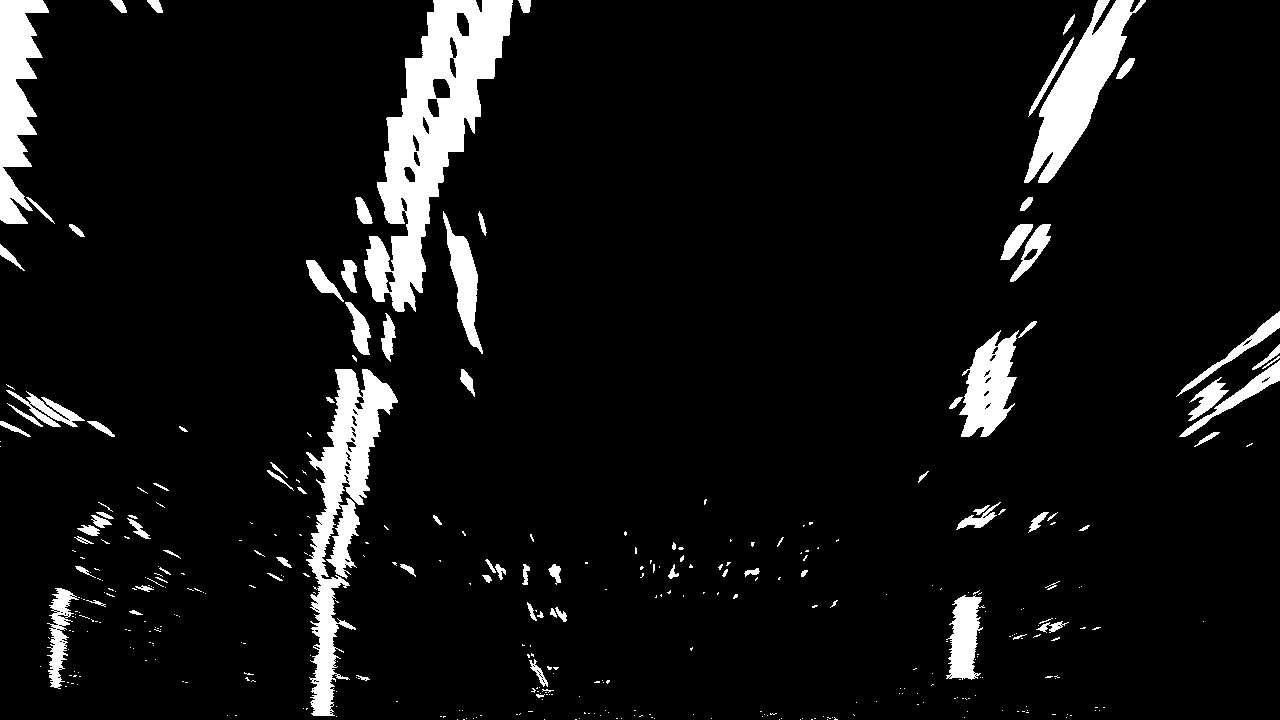
#> input picture step1/lesson8/review/warped_example.jpg, 1280 x 720 px
$ jupyter execute --allow-errors ex2_sliding_windows_and_fit_polynomial.ipynb   (older library calls are emulated)
#> lines starting #> are read from the running program, lines starting #| are printed output that depends on the picture; after the words box and inside, x2 and y2 are one past the last pixel; in counts of white or black regions, pixels touching at a corner belong together
# 滑窗和多边形拟合

在亮度直方图中，选取两个最高峰，作为车道线的起点，然后使用滑动窗口来确定车道线位置

### step1:就是将直方图分为两部分，每部分一条车道线

[cell 1]
import numpy as np
import cv2
import matplotlib.pyplot as plt

#> (the rest of this cell did not finish here and is left out)

#> (a cell that did not finish here is left out)

#> (a cell that did not finish here is left out)

### step2: 设置滑窗，窗口参数

[cell 4]
# HYPERPARAMETERS
# Choose the number of sliding windows
nwindows = 9
# Set the width of the windows +/- margin
#窗口宽度
margin = 100
# Set minimum number of pixels found to recenter window
#落入窗口的像素个数
minpix = 50

# Set height of windows - based on nwindows above and image shape
#> (the rest of this cell did not finish here and is left out)

#### 设置窗口步骤：
1.遍历所有窗口nwindows；

2.找到当前窗口的边界(由leftx_current,rightx_current，margin确定)；

3.用cv2.rectangle()画图；

4.现在知道窗口边界，由nonzerox，nonzeroy确定有多少像素落入窗口中；

5.left_lane_inds and right_lane_inds;

6.if step4中的像素超过hyperparameter minpix，重新定位窗口位置(基于所有像素的中位数)

## Fit a polynomial

#> (a cell that did not finish here is left out)

### Visualization

#> (a cell that did not finish here is left out)

[cell 7]
import numpy as np
import matplotlib.image as mpimg
import matplotlib.pyplot as plt
import cv2

# Load our image
binary_warped = mpimg.imread('warped_example.jpg')
#> binary_warped is the input picture: shape (720, 1280); min 0, max 255, mean 18.5

[cell 8]
def find_lane_pixels(binary_warped):
    # Take a histogram of the bottom half of the image
    histogram = np.sum(binary_warped[binary_warped.shape[0]//2:,:], axis=0)
#> histogram = 1280 values, max 62445 at index 327, min 0 at index 208, mean 5170.2
    # Create an output image to draw on and visualize the result
    out_img = np.dstack((binary_warped, binary_warped, binary_warped))

    #step2.找到当前窗口的边界(由leftx_current,rightx_current，margin确定)；
    # Find the peak of the left and right halves of the histogram
    # These will be the starting point for the left and right lines
    midpoint = np.int(histogram.shape[0]//2)
#> midpoint = 640
    leftx_base = np.argmax(histogram[:midpoint])
#> leftx_base = 327
    rightx_base = np.argmax(histogram[midpoint:]) + midpoint
#> rightx_base = 971


    # HYPERPARAMETERS
    # Choose the number of sliding windows
    nwindows = 9
    # Set the width of the windows +/- margin
    margin = 100
    # Set minimum number of pixels found to recenter window
    minpix = 50

    # Set height of windows - based on nwindows above and image shape
    window_height = np.int(binary_warped.shape[0]//nwindows)
#> window_height = 80
    # Identify the x and y positions of all nonzero pixels in the image
    # 标定图像中所有非零的点坐标
    nonzero = binary_warped.nonzero()
#> nonzero = 89486 positions, rows 0 to 719, columns 0 to 1279
    nonzeroy = np.array(nonzero[0])
    nonzerox = np.array(nonzero[1])
    # Current positions to be updated later for each window in nwindows
    leftx_current = leftx_base
#> leftx_current = 327
    rightx_current = rightx_base
#> rightx_current = 971

    # Create empty lists to receive left and right lane pixel indices
    left_lane_inds = []
    right_lane_inds = []

    # Step through the windows one by one
    for window in range(nwindows):
        #step1:确定当前窗口边界
        # Identify window boundaries in x and y (and right and left)
        win_y_low = binary_warped.shape[0] - (window+1)*window_height
        win_y_high = binary_warped.shape[0] - window*window_height
        win_xleft_low = leftx_current - margin
        win_xleft_high = leftx_current + margin
        win_xright_low = rightx_current - margin
        win_xright_high = rightx_current + margin

        #step2:画框
        # Draw the windows on the visualization image
        cv2.rectangle(out_img,(win_xleft_low,win_y_low),
        (win_xleft_high,win_y_high),(0,255,0), 2)
        cv2.rectangle(out_img,(win_xright_low,win_y_low),
        (win_xright_high,win_y_high),(0,255,0), 2)


        #step3:统计落入框内点数
        # Identify the nonzero pixels in x and y within the window #
        good_left_inds = ((nonzeroy >= win_y_low) & (nonzeroy < win_y_high) &
        (nonzerox >= win_xleft_low) &  (nonzerox < win_xleft_high)).nonzero()[0]
        good_right_inds = ((nonzeroy >= win_y_low) & (nonzeroy < win_y_high) &
        (nonzerox >= win_xright_low) &  (nonzerox < win_xright_high)).nonzero()[0]

        # Append these indices to the lists
        left_lane_inds.append(good_left_inds)
        right_lane_inds.append(good_right_inds)

        # step5:框内点数超过minpix,更新框位置(取lane line像素点平均值作为新的x_current坐标)
        # If you found > minpix pixels, recenter next window on their mean position
        if len(good_left_inds) > minpix:
            leftx_current = np.int(np.mean(nonzerox[good_left_inds]))
        if len(good_right_inds) > minpix:
            rightx_current = np.int(np.mean(nonzerox[good_right_inds]))
#> this loop made 9 passes
#> (win_xleft_low, win_xleft_high, win_xright_low, win_xright_high, leftx_current, rightx_current) on passes 1 to 9: (227, 427, 871, 1071, 319, 968), (219, 419, 868, 1068, 327, 989), (227, 427, 889, 1089, 329, 1002), (229, 429, 902, 1102, 344, 977), (244, 444, 877, 1077, 366, 992), (266, 466, 892, 1092, 391, 1021), (291, 491, 921, 1121, 411, 1036), (311, 511, 936, 1136, 432, 1063), (332, 532, 963, 1163, 462, 1097)
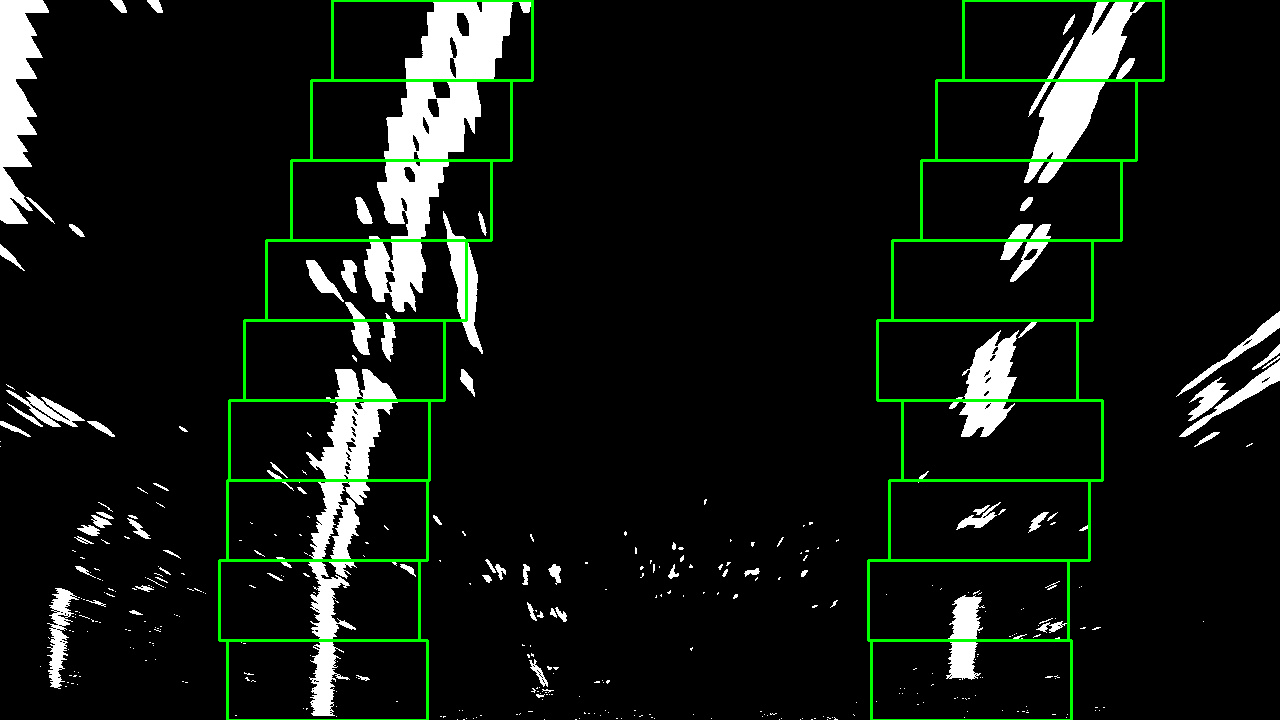
#> out_img: shape (720, 1280, 3); 2.18% of pixels changed, all inside (x1, y1, x2, y2) = (218, 0, 1165, 720); drawn as R, G, B
#> after the loop, left_lane_inds = 9 items; right_lane_inds = 9 items

    # Concatenate the arrays of indices (previously was a list of lists of pixels)
    try:
        left_lane_inds = np.concatenate(left_lane_inds)
        right_lane_inds = np.concatenate(right_lane_inds)
    except ValueError:
        # Avoids an error if the above is not implemented fully
        pass

    # Extract left and right line pixel positions
    leftx = nonzerox[left_lane_inds]
    lefty = nonzeroy[left_lane_inds]
    rightx = nonzerox[right_lane_inds]
    righty = nonzeroy[right_lane_inds]

    return leftx, lefty, rightx, righty, out_img

[cell 9]
def fit_polynomial(binary_warped):
    # Find our lane pixels first
    leftx, lefty, rightx, righty, out_img = find_lane_pixels(binary_warped)

    # Fit a second order polynomial to each using `np.polyfit`
    left_fit = np.polyfit(lefty, leftx, 2)
#> left_fit = [0.000223, -0.391, 478.1]
    right_fit = np.polyfit(righty, rightx, 2)
#> right_fit = [0.00042, -0.48, 1115.2]

    # Generate x and y values for plotting
    ploty = np.linspace(0, binary_warped.shape[0]-1, binary_warped.shape[0] )
#> ploty = 720 values from 0 to 719
    try:
        left_fitx = left_fit[0]*ploty**2 + left_fit[1]*ploty + left_fit[2]
#> left_fitx = 720 values, max 478.1 at index 0, min 312.5 at index 719, mean 376.1
        right_fitx = right_fit[0]*ploty**2 + right_fit[1]*ploty + right_fit[2]
#> right_fitx = 720 values, max 1115.2 at index 0, min 978.2 at index 571, mean 1015.2
    except TypeError:
        # Avoids an error if `left` and `right_fit` are still none or incorrect
        print('The function failed to fit a line!')
        left_fitx = 1*ploty**2 + 1*ploty
        right_fitx = 1*ploty**2 + 1*ploty

    ## Visualization ##
    # Colors in the left and right lane regions
    out_img[lefty, leftx] = [255, 0, 0]
    out_img[righty, rightx] = [0, 0, 255]
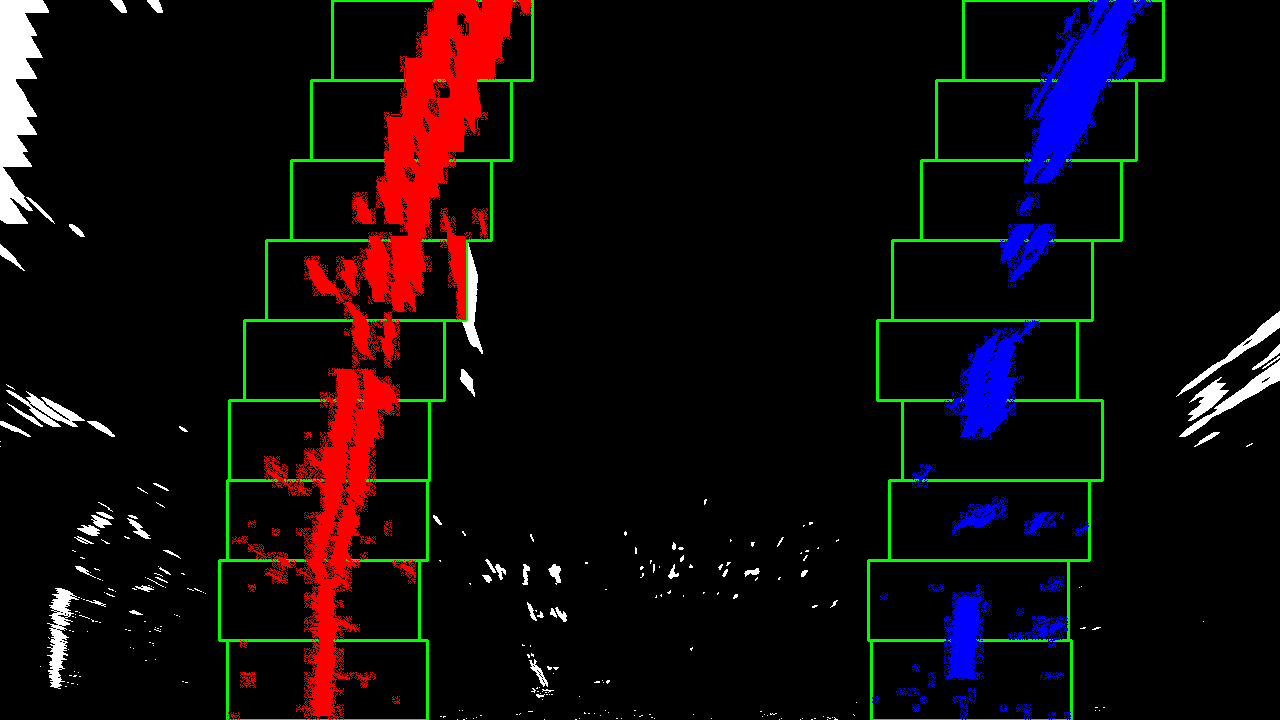
#> out_img: shape (720, 1280, 3); mean of channels 0, 1, 2 15.8, 9.5, 10.6; drawn as R, G, B

    # Plots the left and right polynomials on the lane lines
    plt.plot(left_fitx, ploty, color='red')
    plt.plot(right_fitx, ploty, color='yellow')

    return out_img

[cell 10]
out_img = fit_polynomial(binary_warped)
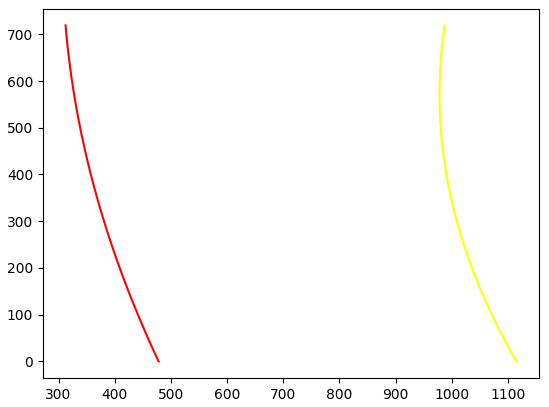
#> figure drawn by matplotlib, 1 panel

[cell 11]
# Plot the result
f, (ax1, ax2) = plt.subplots(1, 2, figsize=(24, 9))
f.tight_layout()
ax1.imshow(binary_warped)
ax1.set_title('Original Image', fontsize=50)

ax2.imshow(out_img)
ax2.set_title('Thresholded S', fontsize=50)
plt.subplots_adjust(left=0., right=1, top=0.9, bottom=0.)
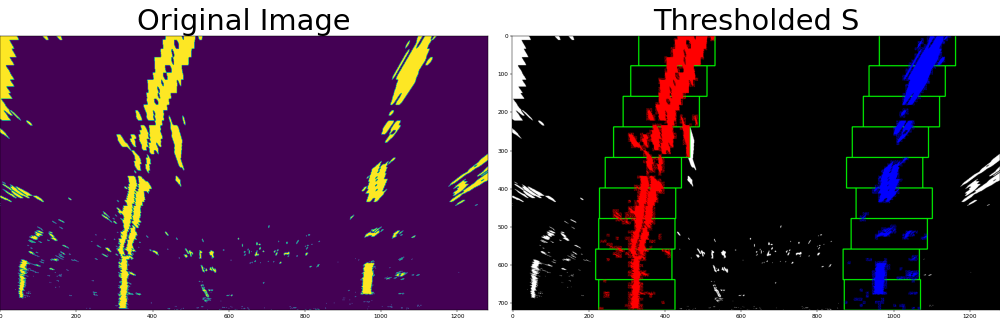
#> figure drawn by matplotlib, 2 panels
